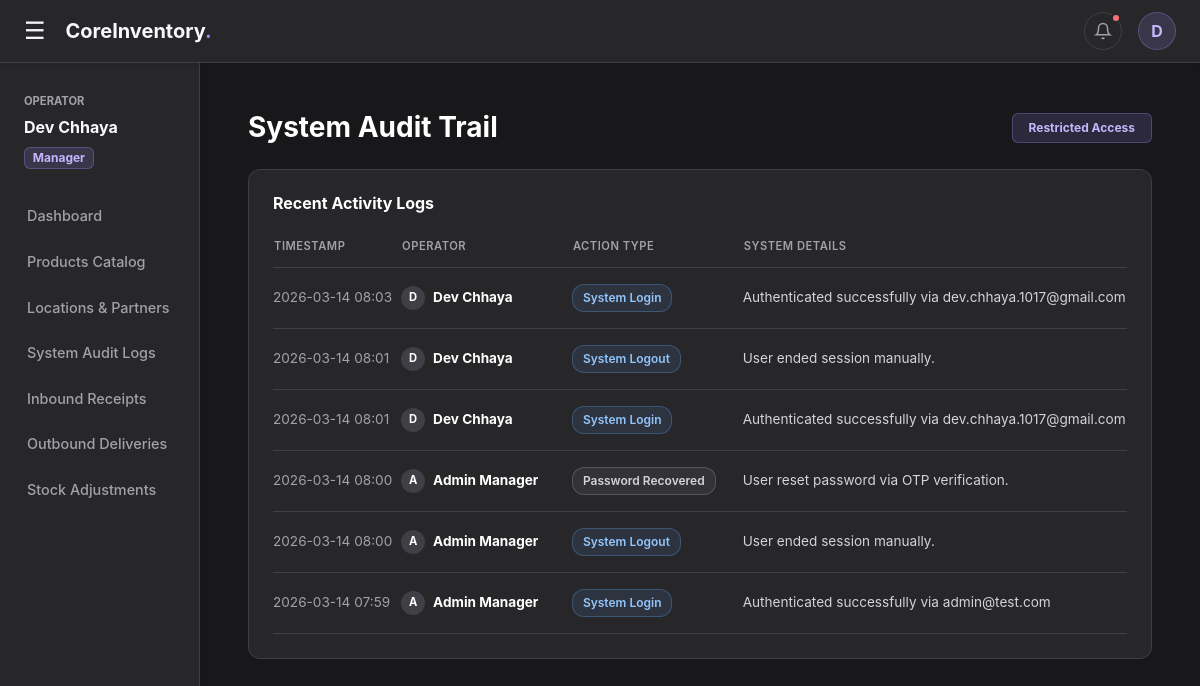
The page /audit (signed in) on the database as committed earlier.
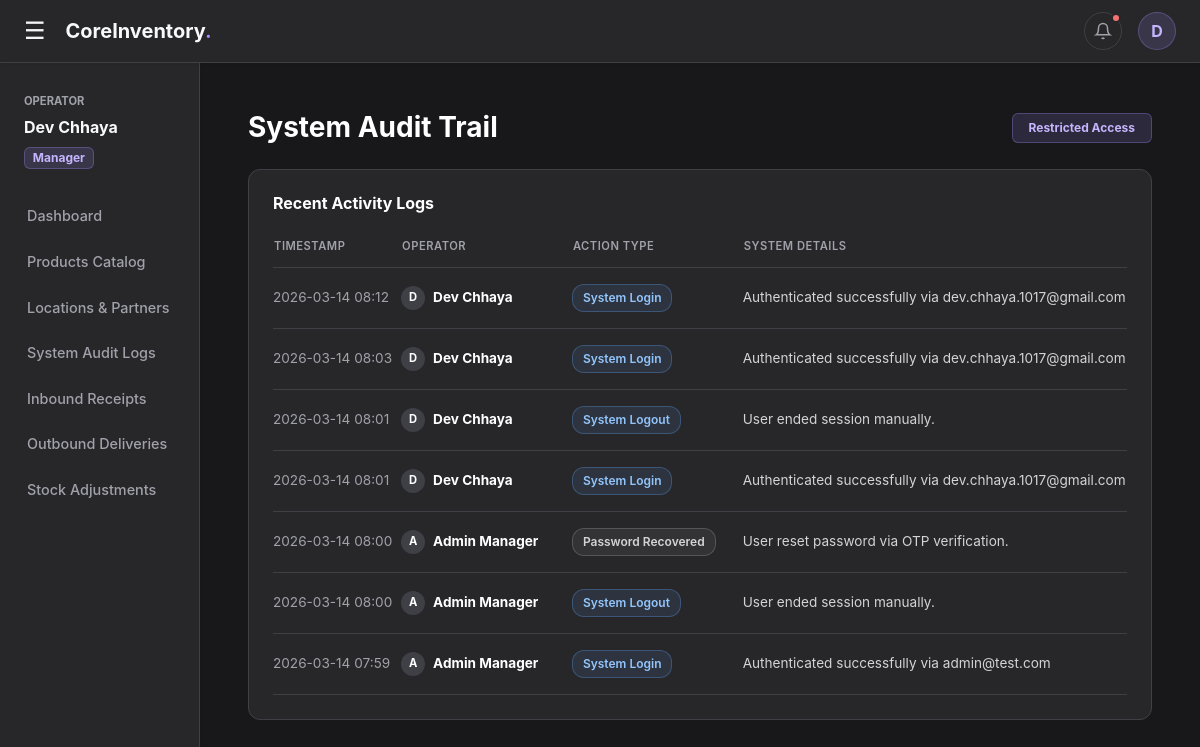
The same page on the database as committed later.
### app.py (models this page shows)
class User(db.Model):
    __tablename__ = 'users'
    id = db.Column(db.Integer, primary_key=True)
    username = db.Column(db.String(50), unique=True, nullable=False)
    email = db.Column(db.String(100), unique=True, nullable=False)
    password_hash = db.Column(db.String(255), nullable=False)
    role = db.Column(db.String(20), nullable=False, default='Manager')
    address = db.Column(db.Text, nullable=True)
    preferred_payment = db.Column(db.String(20), nullable=True, default='UPI')
    reset_otp = db.Column(db.String(6), nullable=True)
    otp_expiry = db.Column(db.DateTime, nullable=True)

class AuditLog(db.Model):
    __tablename__ = 'audit_logs'
    id = db.Column(db.Integer, primary_key=True)
    user_id = db.Column(db.Integer, db.ForeignKey('users.id'))
    action = db.Column(db.String(100), nullable=False)
    details = db.Column(db.Text, nullable=True)
    timestamp = db.Column(db.DateTime, default=datetime.utcnow)
    user = db.relationship('User', backref='logs')

### app.py (the view)
@app.route('/audit')
@login_required
@role_required('Manager')
def audit_logs():
    logs = AuditLog.query.order_by(AuditLog.timestamp.desc()).limit(100).all()
    return render_template('audit.html', logs=logs)

### app.py (called while the page is built)
@app.context_processor
def inject_global_data():
    if 'user_id' in session:
        nav_pending = InventoryOperation.query.filter(InventoryOperation.status != 'Done').order_by(InventoryOperation.created_at.desc()).limit(4).all()
        nav_completed = InventoryOperation.query.filter_by(status='Done').order_by(InventoryOperation.created_at.desc()).limit(4).all()
        return dict(nav_pending=nav_pending, nav_completed=nav_completed)
    return dict()

def login_required(f):
    @wraps(f)
    def decorated_function(*args, **kwargs):
        if 'user_id' not in session: return redirect(url_for('login'))
        user = User.query.get(session['user_id'])
        if not user:
            session.clear()
            return redirect(url_for('login'))
        return f(*args, **kwargs)
    return decorated_function

def role_required(allowed_role):
    def decorator(f):
        @wraps(f)
        def decorated_function(*args, **kwargs):
            if session.get('user_role') != allowed_role:
                flash(f'Access Denied: Requires {allowed_role} clearance.', 'danger')
                return redirect(url_for('dashboard'))
            return f(*args, **kwargs)
        return decorated_function
    return decorator

### templates/audit.html (shortened to what this page needs)
{% extends "base.html" %}
{% block content %}
<div class="d-flex justify-content-between align-items-center mb-4">
    <h1 class="h3 text-white fw-bold mb-0">System Audit Trail</h1>
    <span class="badge" style="background: rgba(167, 139, 250, 0.15); color: #C4B5FD; border: 1px solid rgba(167, 139, 250, 0.3); padding: 8px 16px;">Restricted Access</span>
</div>
<div class="panel-card">
    <h6 class="text-white fw-bold mb-4">Recent Activity Logs</h6>
    <div class="table-responsive">
        <table class="custom-table">
            <thead>
                <tr>
                    <th width="15%">Timestamp</th>
                    <th width="20%">Operator</th>
                    <th width="20%">Action Type</th>
                    <th width="45%">System Details</th>
                </tr>
            </thead>
            <tbody>
                {% for log in logs %}
                <tr>
                    <td style="color: #A1A1AA;">{{ log.timestamp.strftime('%Y-%m-%d %H:%M') }}</td>
                    <td class="fw-bold text-white">
                        <div class="d-flex align-items-center">
                            <div style="width: 24px; height: 24px; border-radius: 50%; background: #3F3F46; color: white; display: flex; align-items: center; justify-content: center; font-size: 0.7rem; margin-right: 8px;">
                                {{ log.user.username[0] | upper }}
                            </div>
                            {{ log.user.username }}
                        </div>
                    </td>
                    <td>
                        {% if 'Login' in log.action or 'Logout' in log.action %}
                            <span class="tag tag-login">{{ log.action }}</span>
                        {% elif 'Product' in log.action %}
                            <span class="tag tag-product">{{ log.action }}</span>
                        {% elif 'Receipt' in log.action %}
                            <span class="tag tag-receipt">{{ log.action }}</span>
                        {% elif 'Delivery' in log.action %}
                            <span class="tag tag-delivery">{{ log.action }}</span>
                        {% elif 'Adjust' in log.action %}
                            <span class="tag tag-adjust">{{ log.action }}</span>
                        {% else %}
                            <span class="tag tag-general">{{ log.action }}</span>
                        {% endif %}
                    </td>
                    <td style="color: #D4D4D8;">{{ log.details }}</td>
                </tr>
                {% else %}
                <tr>
                    <td colspan="4" class="text-center text-muted py-5">No logs recorded yet.</td>
                </tr>
                {% endfor %}
            </tbody>
        </table>
    </div>
</div>
{% endblock %}

### templates/base.html (shortened to what this page needs)
<!DOCTYPE html>
<html lang="en">
<head>
    <link href="https://cdn.jsdelivr.net/npm/bootstrap@5.3.0/dist/css/bootstrap.min.css" rel="stylesheet">
</head>
<body>
    <div class="top-navbar sticky-top shadow-sm">
        <div class="d-flex align-items-center">
            <button class="burger-icon" id="sidebarToggle">&#9776;</button>
            <h5 class="mb-0 fw-bold text-light">CoreInventory<span style="color: var(--accent-light)">.</span></h5>
        </div>
        <div class="d-flex align-items-center">
            <div class="dropdown me-3">
                <button class="nav-icon-btn" type="button" data-bs-toggle="dropdown" aria-expanded="false">
                    <svg width="18" height="18" viewBox="0 0 24 24" fill="none" stroke="currentColor" stroke-width="2"><path d="M18 8A6 6 0 0 0 6 8c0 7-3 9-3 9h18s-3-2-3-9"></path><path d="M13.73 21a2 2 0 0 1-3.46 0"></path></svg>
                    {% if nav_pending|length > 0 %}
                        <span class="notification-dot"></span>
                    {% endif %}
                </button>
            </div>
            <div class="dropdown">
                <button class="profile-btn" type="button" data-bs-toggle="dropdown" aria-expanded="false">
                    {{ session.get('user_name', 'U')[0] | upper }}
                </button>
            </div>
        </div>
    </div>
    <div class="container-fluid position-relative">
        <div class="row flex-nowrap">
            <nav id="sidebar" class="col-auto col-md-3 col-lg-2 px-0 sidebar-menu shadow-sm">
                <div class="px-4 mb-4">
                    <small class="text-uppercase fw-bold" style="color: var(--text-muted); font-size: 0.7rem;">Operator</small>
                    <div class="text-light mt-1 fw-bold">{{ session.get('user_name', 'System User') }}</div>
                    <span class="badge mt-2" style="background: rgba(167, 139, 250, 0.15); color: #C4B5FD; border: 1px solid rgba(167, 139, 250, 0.3);">{{ session.get('user_role', 'Guest') }}</span>
                </div>
                <a href="/dashboard">Dashboard</a>
                {% if session.get('user_role') == 'Manager' %}
                    <a href="/products">Products Catalog</a>
                    <a href="/locations">Locations & Partners</a>
                    <a href="/audit">System Audit Logs</a>
                {% endif %}
                <a href="/receipts">Inbound Receipts</a>
                <a href="/deliveries">Outbound Deliveries</a>
                <a href="/adjustments">Stock Adjustments</a>
            </nav>
            <main class="col px-md-5 py-5">
                {% block content %}{% endblock %}
            </main>
        </div>
    </div>
</body>
</html>

### templates/base.html (style rules this page uses)
:root { --bg-dark: #18181B; --surface-dark: #27272A; --border-dark: #3F3F46; --text-primary: #F4F4F5; --text-muted: #A1A1AA; --accent-light: #A78BFA; }
body { background-color: var(--bg-dark); color: var(--text-primary); overflow-x: hidden; font-family: 'Inter', system-ui, sans-serif; }
.top-navbar { background-color: var(--surface-dark); border-bottom: 1px solid var(--border-dark); padding: 12px 24px; display: flex; align-items: center; justify-content: space-between; }
.burger-icon { font-size: 1.5rem; cursor: pointer; margin-right: 20px; border: none; background: none; color: var(--text-primary); padding: 0; transition: color 0.2s; }
.nav-icon-btn { background: transparent; border: 1px solid var(--border-dark); color: var(--text-muted); border-radius: 50%; width: 38px; height: 38px; display: flex; align-items: center; justify-content: center; transition: all 0.2s; position: relative; }
.notification-dot { position: absolute; top: 0px; right: 0px; width: 10px; height: 10px; background-color: #F87171; border-radius: 50%; border: 2px solid var(--surface-dark); }
.profile-btn { background: rgba(167, 139, 250, 0.15); color: #C4B5FD; border: 1px solid rgba(167, 139, 250, 0.3); border-radius: 50%; width: 38px; height: 38px; font-weight: bold; display: flex; align-items: center; justify-content: center; text-decoration: none; cursor: pointer; }
.sidebar-menu { min-height: calc(100vh - 63px); background-color: var(--surface-dark); border-right: 1px solid var(--border-dark); padding-top: 24px; transition: all 0.2s ease-in-out; }
.sidebar-menu a { color: var(--text-muted); text-decoration: none; padding: 12px 24px; display: block; font-weight: 500; font-size: 0.9rem; transition: all 0.2s; border-left: 3px solid transparent; }

### templates/audit.html (style rules this page uses)
.panel-card { background-color: #27272A; border: 1px solid #3F3F46; border-radius: 12px; padding: 24px; }
.custom-table { width: 100%; color: #F4F4F5; font-size: 0.85rem; }
.custom-table th { color: #A1A1AA; text-transform: uppercase; font-size: 0.7rem; letter-spacing: 0.5px; border-bottom: 1px solid #3F3F46; padding-bottom: 12px; font-weight: 600; }
.custom-table td { padding: 16px 0; border-bottom: 1px solid #3F3F46; vertical-align: middle; }
.tag { padding: 4px 10px; border-radius: 12px; font-size: 0.75rem; font-weight: 600; display: inline-block; }
.tag-login { background: rgba(96, 165, 250, 0.1); border: 1px solid rgba(96, 165, 250, 0.3); color: #93C5FD; }
.tag-general { background: rgba(161, 161, 170, 0.1); border: 1px solid rgba(161, 161, 170, 0.3); color: #D4D4D8; }

Rows that differ between the two databases and show on the page:
added AuditLog: timestamp "2026-03-14 08:12", user "D", user.username "Dev Chhaya", action "System Login", details "Authenticated successfully via dev.chhaya.1017@gmail.com"
